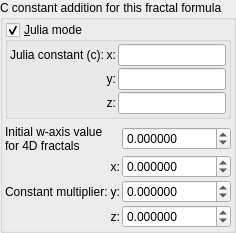
    <widget class="QGroupBox" name="groupBox_c_constant_addition">
     <property name="title">
      <string>C constant addition for this fractal formula</string>
     </property>
     <layout class="QVBoxLayout" name="verticalLayout_120">
      <property name="leftMargin">
       <number>2</number>
      </property>
      <property name="topMargin">
       <number>2</number>
      </property>
      <property name="rightMargin">
       <number>2</number>
      </property>
      <property name="bottomMargin">
       <number>2</number>
      </property>
      <item>
       <widget class="MyGroupBox" name="groupCheck_julia_mode">
        <property name="title">
         <string>&amp;Julia mode</string>
        </property>
        <property name="checkable">
         <bool>true</bool>
        </property>
        <layout class="QVBoxLayout" name="verticalLayout_121">
         <property name="spacing">
          <number>2</number>
         </property>
         <property name="leftMargin">
          <number>2</number>
         </property>
         <property name="topMargin">
          <number>2</number>
         </property>
         <property name="rightMargin">
          <number>2</number>
         </property>
         <property name="bottomMargin">
          <number>2</number>
         </property>
         <item>
          <layout class="QGridLayout" name="gridLayout_75">
           <property name="spacing">
            <number>2</number>
           </property>
           <item row="1" column="1">
            <widget class="QLabel" name="label_300">
             <property name="sizePolicy">
              <sizepolicy hsizetype="Preferred" vsizetype="Preferred">
               <horstretch>0</horstretch>
               <verstretch>0</verstretch>
              </sizepolicy>
             </property>
             <property name="text">
              <string>y:</string>
             </property>
             <property name="alignment">
              <set>Qt::AlignRight|Qt::AlignTrailing|Qt::AlignVCenter</set>
             </property>
            </widget>
           </item>
           <item row="0" column="0">
            <widget class="QLabel" name="label_301">
             <property name="text">
              <string>Julia constant (c):</string>
             </property>
            </widget>
           </item>
           <item row="1" column="2">
            <widget class="MyLineEdit" name="vect3_julia_c_y">
             <property name="sizePolicy">
              <sizepolicy hsizetype="Expanding" vsizetype="Maximum">
               <horstretch>0</horstretch>
               <verstretch>0</verstretch>
              </sizepolicy>
             </property>
            </widget>
           </item>
           <item row="0" column="2">
            <widget class="MyLineEdit" name="vect3_julia_c_x">
             <property name="sizePolicy">
              <sizepolicy hsizetype="Expanding" vsizetype="Maximum">
               <horstretch>0</horstretch>
               <verstretch>0</verstretch>
              </sizepolicy>
             </property>
            </widget>
           </item>
           <item row="2" column="1">
            <widget class="QLabel" name="label_302">
             <property name="sizePolicy">
              <sizepolicy hsizetype="Preferred" vsizetype="Preferred">
               <horstretch>0</horstretch>
               <verstretch>0</verstretch>
              </sizepolicy>
             </property>
             <property name="text">
              <string>z:</string>
             </property>
             <property name="alignment">
              <set>Qt::AlignRight|Qt::AlignTrailing|Qt::AlignVCenter</set>
             </property>
            </widget>
           </item>
           <item row="0" column="1">
            <widget class="QLabel" name="label_303">
             <property name="sizePolicy">
              <sizepolicy hsizetype="Preferred" vsizetype="Preferred">
               <horstretch>0</horstretch>
               <verstretch>0</verstretch>
              </sizepolicy>
             </property>
             <property name="text">
              <string>x:</string>
             </property>
             <property name="alignment">
              <set>Qt::AlignRight|Qt::AlignTrailing|Qt::AlignVCenter</set>
             </property>
            </widget>
           </item>
           <item row="2" column="2">
            <widget class="MyLineEdit" name="vect3_julia_c_z">
             <property name="sizePolicy">
              <sizepolicy hsizetype="Expanding" vsizetype="Maximum">
               <horstretch>0</horstretch>
               <verstretch>0</verstretch>
              </sizepolicy>
             </property>
            </widget>
           </item>
          </layout>
         </item>
        </layout>
       </widget>
      </item>
      <item>
       <layout class="QGridLayout" name="gridLayout_76" columnstretch="0,0,1">
        <property name="leftMargin">
         <number>0</number>
        </property>
        <property name="topMargin">
         <number>0</number>
        </property>
        <property name="spacing">
         <number>2</number>
        </property>
        <item row="2" column="1">
         <widget class="QLabel" name="label_352">
          <property name="sizePolicy">
           <sizepolicy hsizetype="Preferred" vsizetype="Preferred">
            <horstretch>0</horstretch>
            <verstretch>0</verstretch>
           </sizepolicy>
          </property>
          <property name="text">
           <string>y:</string>
          </property>
          <property name="alignment">
           <set>Qt::AlignRight|Qt::AlignTrailing|Qt::AlignVCenter</set>
          </property>
         </widget>
        </item>
        <item row="1" column="2">
         <widget class="MyDoubleSpinBox" name="spinbox3_fractal_constant_factor_x">
          <property name="sizePolicy">
           <sizepolicy hsizetype="Minimum" vsizetype="Maximum">
            <horstretch>0</horstretch>
            <verstretch>0</verstretch>
           </sizepolicy>
          </property>
          <property name="prefix">
           <string/>
          </property>
          <property name="suffix">
           <string/>
          </property>
          <property name="decimals">
           <number>6</number>
          </property>
          <property name="minimum">
           <double>-1000.000000000000000</double>
          </property>
          <property name="maximum">
           <double>1000.000000000000000</double>
          </property>
          <property name="singleStep">
           <double>0.100000000000000</double>
          </property>
         </widget>
        </item>
        <item row="2" column="2">
         <widget class="MyDoubleSpinBox" name="spinbox3_fractal_constant_factor_y">
          <property name="sizePolicy">
           <sizepolicy hsizetype="Minimum" vsizetype="Maximum">
            <horstretch>0</horstretch>
            <verstretch>0</verstretch>
           </sizepolicy>
          </property>
          <property name="prefix">
           <string/>
          </property>
          <property name="suffix">
           <string/>
          </property>
          <property name="decimals">
           <number>6</number>
          </property>
          <property name="minimum">
           <double>-1000.000000000000000</double>
          </property>
          <property name="maximum">
           <double>1000.000000000000000</double>
          </property>
          <property name="singleStep">
           <double>0.100000000000000</double>
          </property>
         </widget>
        </item>
        <item row="3" column="2">
         <widget class="MyDoubleSpinBox" name="spinbox3_fractal_constant_factor_z">
          <property name="sizePolicy">
           <sizepolicy hsizetype="Minimum" vsizetype="Maximum">
            <horstretch>0</horstretch>
            <verstretch>0</verstretch>
           </sizepolicy>
          </property>
          <property name="prefix">
           <string/>
          </property>
          <property name="suffix">
           <string/>
          </property>
          <property name="decimals">
           <number>6</number>
          </property>
          <property name="minimum">
           <double>-1000.000000000000000</double>
          </property>
          <property name="maximum">
           <double>1000.000000000000000</double>
          </property>
          <property name="singleStep">
           <double>0.100000000000000</double>
          </property>
         </widget>
        </item>
        <item row="1" column="0" rowspan="3">
         <widget class="QLabel" name="label_304">
          <property name="text">
           <string>Constant multiplier:</string>
          </property>
         </widget>
        </item>
        <item row="1" column="1">
         <widget class="QLabel" name="label_351">
          <property name="sizePolicy">
           <sizepolicy hsizetype="Preferred" vsizetype="Preferred">
            <horstretch>0</horstretch>
            <verstretch>0</verstretch>
           </sizepolicy>
          </property>
          <property name="text">
           <string>x:</string>
          </property>
          <property name="alignment">
           <set>Qt::AlignRight|Qt::AlignTrailing|Qt::AlignVCenter</set>
          </property>
         </widget>
        </item>
        <item row="3" column="1">
         <widget class="QLabel" name="label_353">
          <property name="sizePolicy">
           <sizepolicy hsizetype="Preferred" vsizetype="Preferred">
            <horstretch>0</horstretch>
            <verstretch>0</verstretch>
           </sizepolicy>
          </property>
          <property name="text">
           <string>z:</string>
          </property>
          <property name="alignment">
           <set>Qt::AlignRight|Qt::AlignTrailing|Qt::AlignVCenter</set>
          </property>
         </widget>
        </item>
        <item row="0" column="0">
         <widget class="QLabel" name="label_295">
          <property name="text">
           <string>Initial w-axis value
for 4D fractals</string>
          </property>
         </widget>
        </item>
        <item row="0" column="2">
         <widget class="MyDoubleSpinBox" name="spinbox_initial_waxis">
          <property name="sizePolicy">
           <sizepolicy hsizetype="Minimum" vsizetype="Maximum">
            <horstretch>0</horstretch>
            <verstretch>0</verstretch>
           </sizepolicy>
          </property>
          <property name="prefix">
           <string/>
          </property>
          <property name="suffix">
           <string/>
          </property>
          <property name="decimals">
           <number>6</number>
          </property>
          <property name="minimum">
           <double>-1000.000000000000000</double>
          </property>
          <property name="maximum">
           <double>1000.000000000000000</double>
          </property>
          <property name="singleStep">
           <double>0.100000000000000</double>
          </property>
         </widget>
        </item>
       </layout>
      </item>
     </layout>
    </widget>
